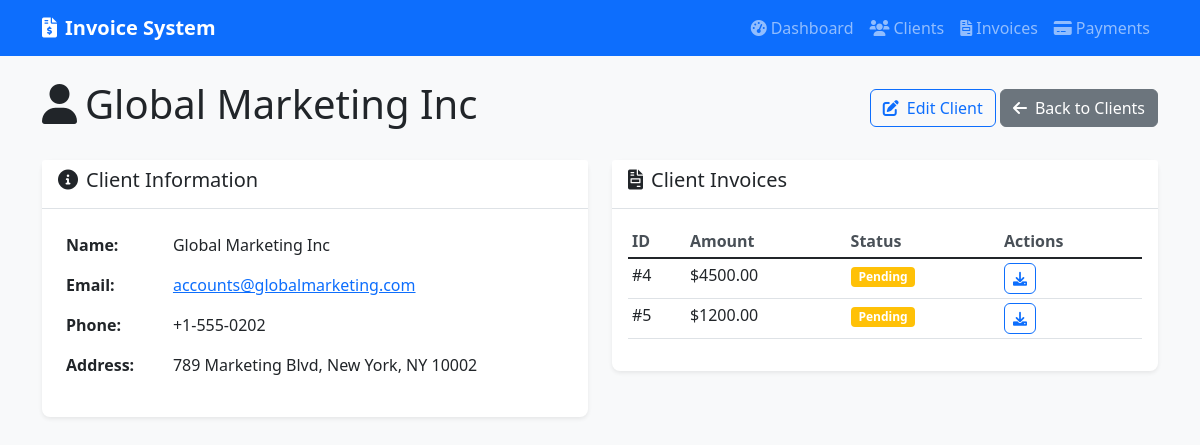
Page /clients/3 on the committed database.
### app/models/client.py (models this page shows)
class Client(Base):
    __tablename__ = "clients"
    id = Column(Integer, primary_key=True, index=True)
    name = Column(String(255), nullable=False)
    email = Column(String(255), unique=True, nullable=False)
    address = Column(Text, nullable=True)
    phone = Column(String(20), nullable=True)
    invoices = relationship("Invoice", back_populates="client")

### app/models/invoice.py (models this page shows)
class Invoice(Base):
    __tablename__ = "invoices"
    id = Column(Integer, primary_key=True, index=True)
    client_id = Column(Integer, ForeignKey("clients.id"), nullable=False)
    amount = Column(Float, nullable=False)
    due_date = Column(DateTime, nullable=False)
    paid = Column(Boolean, default=False)
    created_at = Column(DateTime, default=func.now())
    description = Column(String(500), nullable=True)
    client = relationship("Client", back_populates="invoices")
    payments = relationship("Payment", back_populates="invoice")

### app/main.py (the view)
@app.get("/clients/{client_id}", response_class=HTMLResponse)
def client_detail(request: Request, client_id: int, db: Session = Depends(get_db)):
    client = db.query(Client).filter(Client.id == client_id).first()
    if not client:
        raise HTTPException(status_code=404, detail="Client not found")
    return templates.TemplateResponse("client_detail.html", {
        "request": request,
        "client": client
    })

### templates/client_detail.html (shortened to what this page needs)
{% extends "base.html" %}
{% block content %}
<div class="d-flex justify-content-between align-items-center mb-4">
    <h1><i class="fas fa-user me-2"></i>{{ client.name }}</h1>
    <div>
        <a href="/clients/{{ client.id }}/edit" class="btn btn-outline-primary">
            <i class="fas fa-edit me-2"></i>Edit Client
        </a>
        <a href="/clients" class="btn btn-secondary">
            <i class="fas fa-arrow-left me-2"></i>Back to Clients
        </a>
    </div>
</div>
<div class="row">
    <div class="col-md-6">
        <div class="card">
            <div class="card-header">
                <h5><i class="fas fa-info-circle me-2"></i>Client Information</h5>
            </div>
            <div class="card-body">
                <table class="table table-borderless">
                    <tr>
                        <td><strong>Name:</strong></td>
                        <td>{{ client.name }}</td>
                    </tr>
                    <tr>
                        <td><strong>Email:</strong></td>
                        <td><a href="mailto:{{ client.email }}">{{ client.email }}</a></td>
                    </tr>
                    <tr>
                        <td><strong>Phone:</strong></td>
                        <td>{{ client.phone or 'N/A' }}</td>
                    </tr>
                    <tr>
                        <td><strong>Address:</strong></td>
                        <td>{{ client.address or 'N/A' }}</td>
                    </tr>
                </table>
            </div>
        </div>
    </div>
    <div class="col-md-6">
        <div class="card">
            <div class="card-header">
                <h5><i class="fas fa-file-invoice me-2"></i>Client Invoices</h5>
            </div>
            <div class="card-body">
                {% if client.invoices %}
                <div class="table-responsive">
                    <table class="table table-sm">
                        <thead>
                            <tr>
                                <th>ID</th>
                                <th>Amount</th>
                                <th>Status</th>
                                <th>Actions</th>
                            </tr>
                        </thead>
                        <tbody>
                            {% for invoice in client.invoices %}
                            <tr>
                                <td>#{{ invoice.id }}</td>
                                <td>${{ "%.2f"|format(invoice.amount) }}</td>
                                <td>
                                    <span class="badge bg-{{ 'success' if invoice.paid else 'warning' }}">
                                        {{ 'Paid' if invoice.paid else 'Pending' }}
                                    </span>
                                </td>
                                <td>
                                    <a href="/invoices/{{ invoice.id }}/pdf" class="btn btn-sm btn-outline-primary">
                                        <i class="fas fa-download"></i>
                                    </a>
                                </td>
                            </tr>
                            {% endfor %}
                        </tbody>
                    </table>
                </div>
                {% else %}
                <p class="text-muted">No invoices found for this client.</p>
                <a href="/invoices/new?client_id={{ client.id }}" class="btn btn-primary">
                    <i class="fas fa-plus me-2"></i>Create First Invoice
                </a>
                {% endif %}
            </div>
        </div>
    </div>
</div>
{% endblock %}

### static/css/style.css (style rules this page uses)
body { background-color: #f8f9fa; }
.card { border: none; box-shadow: 0 0.125rem 0.25rem rgba(0, 0, 0, 0.075); border-radius: 0.5rem; }
.card-header { background-color: #fff; border-bottom: 1px solid #dee2e6; font-weight: 600; }
.btn { border-radius: 0.375rem; }
.table th { border-top: none; font-weight: 600; color: #495057; }
.badge { font-size: 0.75em; }

### rows in the picture
Client: name "Global Marketing Inc", email "accounts@globalmarketing.com", phone "+1-555-0202", address "789 Marketing Blvd, New York, NY 10002"
Invoice: id "4", amount "4500.00", paid "Pending"
Invoice: id "5", amount "1200.00", paid "Pending"
